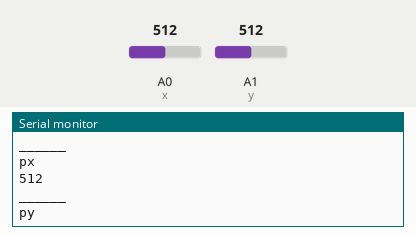
The sketch below on a simulated Arduino Uno, built with avr-gcc and run on an emulated ATmega328P. On the bench: the last lines printed to the serial monitor. The inputs (shaded band) are chosen by the test bench; at power-on: A0 (x) = 512, A1 (y) = 512.

Above: at 1.8 s.
1.9 s: A0 (x) set to 716
At 2.31 s:
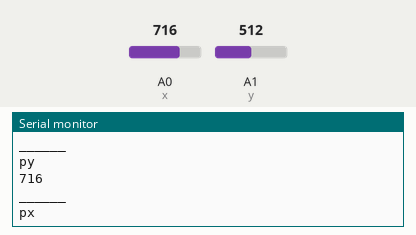
3.4 s: A1 (y) set to 306
At 3.82 s:
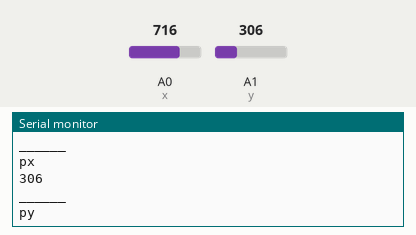
4.9 s: A0 (x) set to 900
At 5.32 s:
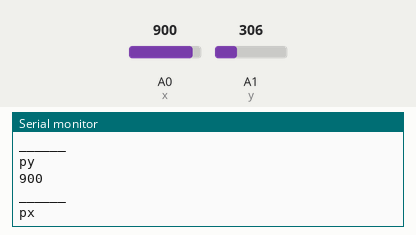
6.4 s: A1 (y) set to 122
At 6.82 s:
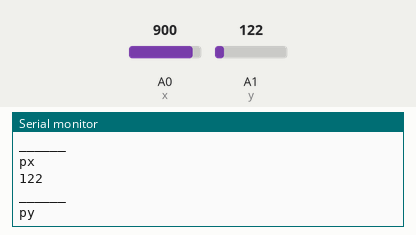
Timing chart, 0 to 8.9 s (numbered marks = the images above; inputs shaded):
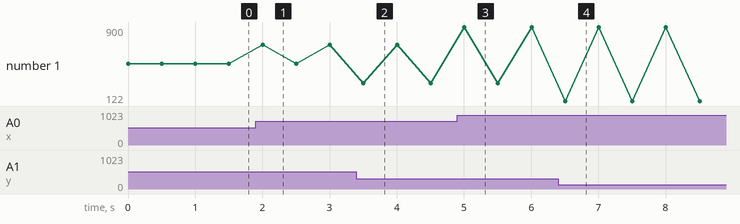

Measured:
- after the input at 1.9 s, the serial monitor: prints a new line after 0.10 s (image 1)
- after the input at 3.4 s, the serial monitor: prints a new line after 0.10 s (image 2)
- after the input at 4.9 s, the serial monitor: prints a new line after 0.10 s (image 3)
- after the input at 6.4 s, the serial monitor: prints a new line after 0.11 s (image 4)
- plotted number 1: 512 → 716 after the input at 1.9 s, 716 → 306 after the input at 3.4 s, 306 → 900 after the input at 4.9 s, 900 → 122 after the input at 6.4 s

The sketch:

main.ino
```cpp
int x = A0;
int y = A1;
int sw = 2;
void setup() {
  Serial.begin(9600);
  pinMode(x,INPUT);
   pinMode(y,INPUT);
    pinMode(sw,INPUT);
}

void loop() {
  int px = analogRead(x);
  Serial.println(px);
  Serial.println("______");
  Serial.println("px");
  delay(500);
  int py = analogRead(y);
Serial.println(py);
Serial.println("______");
Serial.println("py");
 delay(500);
}
```
